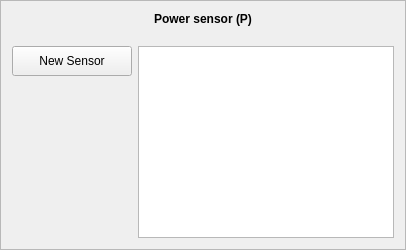
                                        <widget class="QFrame" name="frame_33">
                                         <property name="frameShape">
                                          <enum>QFrame::StyledPanel</enum>
                                         </property>
                                         <property name="frameShadow">
                                          <enum>QFrame::Sunken</enum>
                                         </property>
                                         <layout class="QGridLayout" name="gridLayout_20">
                                          <item row="1" column="0" alignment="Qt::AlignTop">
                                           <widget class="QPushButton" name="btnP">
                                            <property name="minimumSize">
                                             <size>
                                              <width>120</width>
                                              <height>30</height>
                                             </size>
                                            </property>
                                            <property name="text">
                                             <string>New Sensor</string>
                                            </property>
                                           </widget>
                                          </item>
                                          <item row="1" column="1">
                                           <widget class="QTableWidget" name="tableP">
                                            <property name="minimumSize">
                                             <size>
                                              <width>0</width>
                                              <height>0</height>
                                             </size>
                                            </property>
                                            <property name="rowCount">
                                             <number>0</number>
                                            </property>
                                            <property name="columnCount">
                                             <number>0</number>
                                            </property>
                                           </widget>
                                          </item>
                                          <item row="0" column="0" colspan="2">
                                           <widget class="QLabel" name="label_90">
                                            <property name="styleSheet">
                                             <string notr="true">font: 12pt &quot;Calibri&quot;;
font-weight:bold;</string>
                                            </property>
                                            <property name="text">
                                             <string>Power sensor (P)
</string>
                                            </property>
                                            <property name="alignment">
                                             <set>Qt::AlignCenter</set>
                                            </property>
                                           </widget>
                                          </item>
                                         </layout>
                                        </widget>
